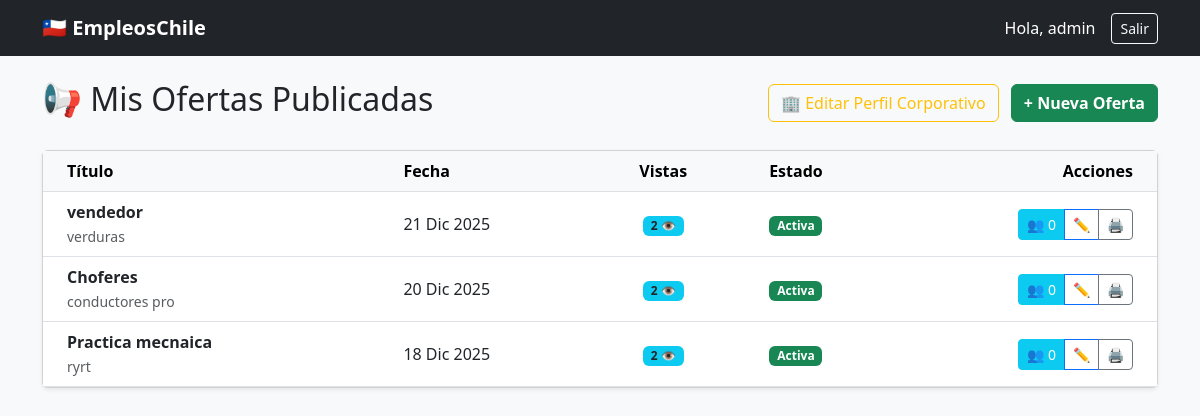
The page /mis-avisos/ (signed in) on the database as committed earlier.
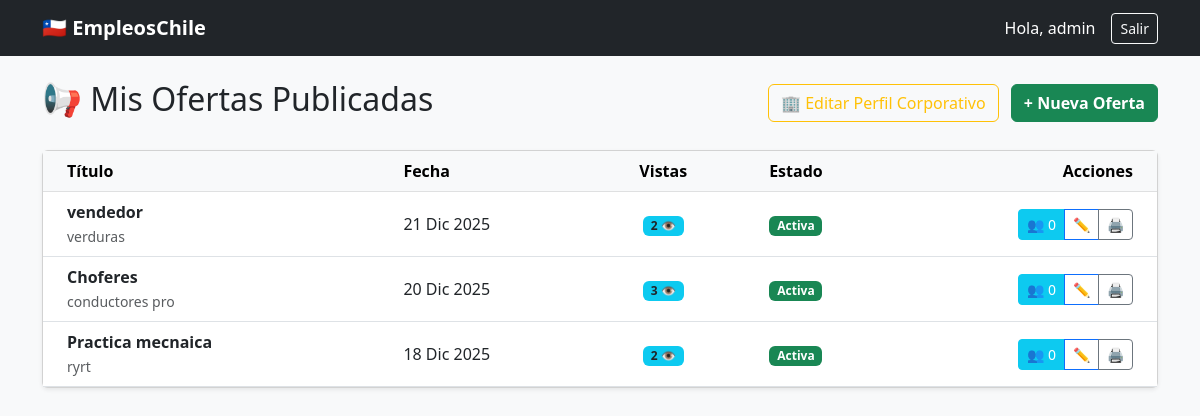
The same page on the database as committed later.
### empleos/models.py (models this page shows, shortened)
class OfertaLaboral(models.Model):
    usuario = models.ForeignKey(User, on_delete=models.CASCADE, null=True, blank=True)
    titulo = models.CharField(max_length=200, blank=True, null=True)
    empresa = models.CharField(max_length=100, blank=True, null=True)
    descripcion = models.TextField(blank=True, null=True)
    region = models.CharField(max_length=2, choices=REGIONES_CHILE, default='RM', blank=True, null=True)
    experiencia = models.CharField(max_length=3, choices=NIVEL_EXPERIENCIA, default='JR', blank=True, null=True)
    tipo = models.CharField(max_length=3, choices=TIPO_TRABAJO, default='OFI', blank=True, null=True)
    modalidad = models.CharField(max_length=3, choices=MODALIDAD_TRABAJO, default='PRE', blank=True, null=True)
    sueldo = models.PositiveIntegerField(null=True, blank=True)
    duracion = models.CharField(max_length=100, blank=True, null=True)
    fecha_cierre = models.DateField(default=timezone.now, blank=True, null=True)
    telefono = models.CharField(max_length=20, blank=True, null=True)
    wsp_activo = models.BooleanField(default=False, verbose_name="¿Contactar por WhatsApp?") # <--- NUEVO
    email_contacto = models.EmailField(blank=True, null=True)
    etiquetas = models.CharField(max_length=200, blank=True, null=True)
    imagen = models.ImageField(upload_to=renombrar_logo, null=True, blank=True)
    visitas = models.PositiveIntegerField(default=0)
    es_destacado = models.BooleanField(default=False)
    publicada = models.BooleanField(default=False)
    fecha_publicacion = models.DateTimeField(auto_now_add=True)
    token = models.UUIDField(default=uuid.uuid4, editable=False)
    empresa_verificada = models.BooleanField(default=False)

### empleos/views.py (the view)
# urls.py: path('mis-avisos/', mis_avisos, name='mis_avisos'),
@login_required
def mis_avisos(request):
    mis_ofertas = OfertaLaboral.objects.filter(usuario=request.user).order_by('-fecha_publicacion')
    return render(request, 'mis_avisos.html', {'ofertas': mis_ofertas})

### empleos/templates/mis_avisos.html (shortened to what this page needs)
<!DOCTYPE html>
<html lang="es">
<head>
    <link href="https://cdn.jsdelivr.net/npm/bootstrap@5.3.0/dist/css/bootstrap.min.css" rel="stylesheet">
</head>
<body class="bg-light">
    <nav class="navbar navbar-dark bg-dark mb-4">
        <div class="container"><a class="navbar-brand fw-bold" href="/">🇨🇱 EmpleosChile</a><div class="d-flex align-items-center text-white gap-3"><span>Hola, {{ user.username }}</span><a href="/logout/" class="btn btn-outline-light btn-sm">Salir</a></div></div>
    </nav>
    <div class="container">
        <div class="d-flex justify-content-between align-items-center mb-4">
            <h2>📢 Mis Ofertas Publicadas</h2>
            <div>
                <a href="/empresa/editar/" class="btn btn-outline-warning mx-2">🏢 Editar Perfil Corporativo</a>
                <a href="/publicar/" class="btn btn-success fw-bold">+ Nueva Oferta</a>
            </div>
        </div>
        {% if ofertas %}
        <div class="card shadow-sm"><div class="card-body p-0"><div class="table-responsive"><table class="table table-hover align-middle mb-0"><thead class="table-light"><tr><th class="ps-4">Título</th><th>Fecha</th><th class="text-center">Vistas</th><th class="text-center">Estado</th><th class="text-end pe-4">Acciones</th></tr></thead><tbody>
            {% for oferta in ofertas %}<tr><td class="ps-4"><a href="/oferta/{{ oferta.id }}/" class="fw-bold text-decoration-none text-dark">{{ oferta.titulo }}</a><br><small class="text-muted">{{ oferta.empresa }}</small></td><td>{{ oferta.fecha_publicacion|date:"d M Y" }}</td><td class="text-center"><span class="badge bg-info text-dark">{{ oferta.visitas }} 👁️</span></td><td class="text-center">{% if oferta.publicada %}<span class="badge bg-success">Activa</span>{% else %}<span class="badge bg-warning text-dark">Pendiente</span>{% endif %}</td>
            <td class="text-end pe-4"><div class="btn-group"><a href="/gestion-oferta/{{ oferta.id }}/candidatos/" class="btn btn-sm btn-info text-white" title="Ver Postulantes">👥 {{ oferta.postulaciones.count }}</a><a href="/oferta/editar/{{ oferta.token }}/" class="btn btn-sm btn-outline-primary">✏️</a><a href="/oferta/{{ oferta.id }}/imprimir/" class="btn btn-sm btn-outline-secondary">🖨️</a></div></td></tr>{% endfor %}
        </tbody></table></div></div></div>
        {% else %}
            <div class="text-center py-5"><div class="fs-1 mb-3">📭</div><h4>No tienes ofertas activas.</h4><a href="/publicar/" class="btn btn-primary mt-3">Publicar Ahora</a></div>
        {% endif %}
    </div>
</body>
</html>

Rows that differ between the two databases and show on the page:
changed OfertaLaboral "Choferes": visitas "2" → "3"
